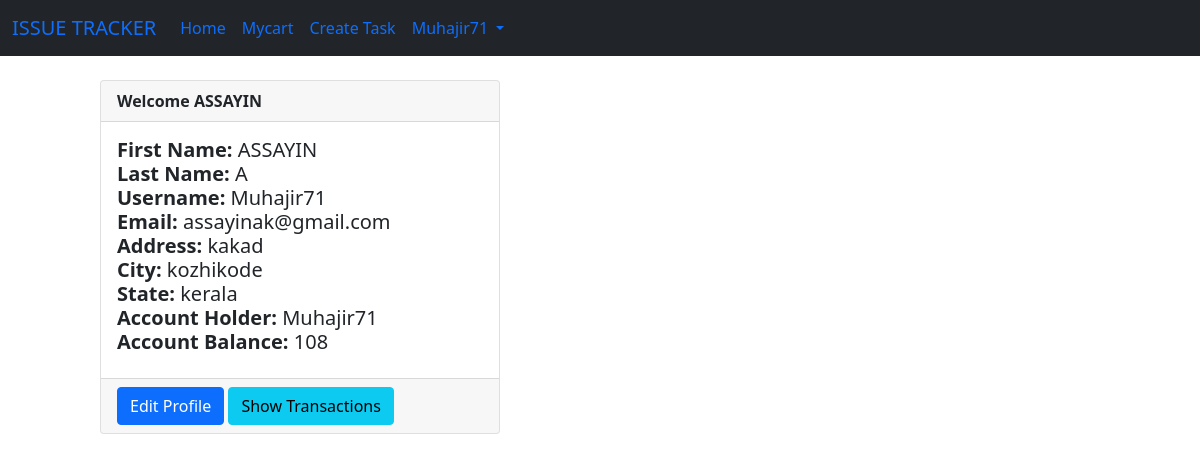
/UserProfile/ (signed in), run on the app's committed database.
### myapp/models.py (models this page shows)
class UserProfile(models.Model):
    User = models.OneToOneField(User, on_delete=models.CASCADE,null=True)
    Address = models.CharField(max_length=100)
    City = models.CharField(max_length=100)
    State = models.CharField(max_length=100)

class Account(models.Model):
    ACCOUNT_HOLDER= models.OneToOneField(User,on_delete=models.CASCADE)
    ACCOUNT_BALANCE=models.IntegerField()

### myapp/views.py (the view)
# urls.py: path('UserProfile/',views.User_Profile,name='userprofilepage'),
def User_Profile(request):
    if request.user.is_authenticated:
        user=request.user
        AccountDatas=Account.objects.filter( ACCOUNT_HOLDER=user)
        ProfileDatas=UserProfile.objects.filter(User=user)
        return render(request,'Userprofile.html',{'ProfileDatas':ProfileDatas,'AccountDatas': AccountDatas})
    else:
        messages.success(request,'You must have to be login to see profile')
        return redirect('loginpage')

### myapp/TEMPLATES/Userprofile.html (shortened to what this page needs)
{% extends 'Base.html' %}
{% block content %}
<br>
<div class="col-4 offset-1">
    <div class="card">
        <div class="card-header">
            <strong>Welcome</strong> <strong>{{ request.user.first_name }}</strong>
        </div>
        {% for ProfileData in ProfileDatas %}
        <div class="card-body">
            <h5 class="card-title">
                <strong>First Name:</strong> {{ request.user.first_name }}<br>
                <strong>Last Name:</strong> {{ request.user.last_name }}<br>
                <strong>Username:</strong> {{ request.user.username }}<br>
                <strong>Email:</strong> {{ request.user.email }}<br>
                <strong>Address:</strong> {{ ProfileData.Address }}<br>
                <strong>City:</strong> {{ ProfileData.City }}<br>
                <strong>State:</strong> {{ ProfileData.State }}<br>
                {% for AccountData  in  AccountDatas %}
                <strong>Account Holder:</strong> {{ AccountData.ACCOUNT_HOLDER }}<br>
                <strong>Account Balance:</strong> {{ AccountData.ACCOUNT_BALANCE }}<br>
            </h5>
        </div>
        <div class="card-footer text-body-secondary">
            <a href="{% url 'updateprofilepage' ProfileData.id %}" class="btn btn-primary">Edit Profile</a>
            <a href="{% url 'transactionpage' %}" class="btn btn-info">Show Transactions</a>
        </div>
        {% endfor %}
        </div>
        {% endfor %}
    </div>
{% endblock content %}

### myapp/TEMPLATES/Navbar.html (shortened to what this page needs)
<nav class="navbar navbar-expand-lg  bg-dark">
    <div class="container-fluid">
      <a class="navbar-brand text-bg-dark " href="#">ISSUE TRACKER</a>
      <div class="collapse navbar-collapse" id="navbarSupportedContent">
        <ul class="navbar-nav me-auto mb-2 mb-lg-0">
        {%   if request.user.is_authenticated and request.user.is_superuser %}
        <li class="nav-item">
          <a class="nav-link active text-bg-dark" aria-current="page" href="{% url "basepage" %}">Home</a>
        </li>
        <li class="nav-item">
          <a class="nav-link active text-bg-dark" aria-current="page" href="{% url "mycartpage" %}">Mycart</a>
        </li>
        <li class="nav-item">
          <a class="nav-link text-bg-dark " href=" {% url "taskdetailspage" %}">Create Task</a>
        </li>
        <li class="nav-item">
          <a class="nav-link text-bg-dark " href=" {% url "accountpage" %}">Add Coin</a>
        </li>
          <li class="nav-item dropdown">
            <a class="nav-link dropdown-toggle text-bg-dark" href="#" id="navbarDropdown" role="button" data-bs-toggle="dropdown" aria-expanded="false">
              {{request.user.username|capfirst}}
            </a>
            <ul class="dropdown-menu" aria-labelledby="navbarDropdown">
              <li><a class="dropdown-item" href="{% url "userprofilepage" %}">Show Profile</a></li>
              <li><a class="dropdown-item" href="{% url "changepasswordpage" %}">Change Password</a></li>
              <li><hr class="dropdown-divider"></li>
              <li><a class="dropdown-item" href="{% url "logoutpage" %}">Logout</a></li>
            </ul>
            {% elif request.user.is_authenticated   %}
            <li class="nav-item">
          <a class="nav-link active text-bg-dark" aria-current="page" href="{% url "basepage" %}">Home</a>
        </li>
        <li class="nav-item">
          <a class="nav-link active text-bg-dark" aria-current="page" href="{% url "mycartpage" %}">Mycart</a>
        </li>
        <li class="nav-item">
          <a class="nav-link text-bg-dark " href=" {% url "taskdetailspage" %}">Create Task</a>
        </li>
          <li class="nav-item dropdown">
            <a class="nav-link dropdown-toggle text-bg-dark" href="#" id="navbarDropdown" role="button" data-bs-toggle="dropdown" aria-expanded="false">
              {{request.user.username|capfirst}}
            </a>
        {% endif %}
        </ul>
      </div>
    </div>
  </nav>

### data on the page
UserProfile: Address "kakad", City "kozhikode", State "kerala"
Account: ACCOUNT_HOLDER "Muhajir71", ACCOUNT_BALANCE "108"

### other printed values
{{ request.user.username|capfirst }} "Muhajir71"
{{ request.user.first_name }} "ASSAYIN"
{{ request.user.last_name }} "A"
{{ request.user.username }} "Muhajir71"
{{ request.user.email }} "assayinak@gmail.com"
